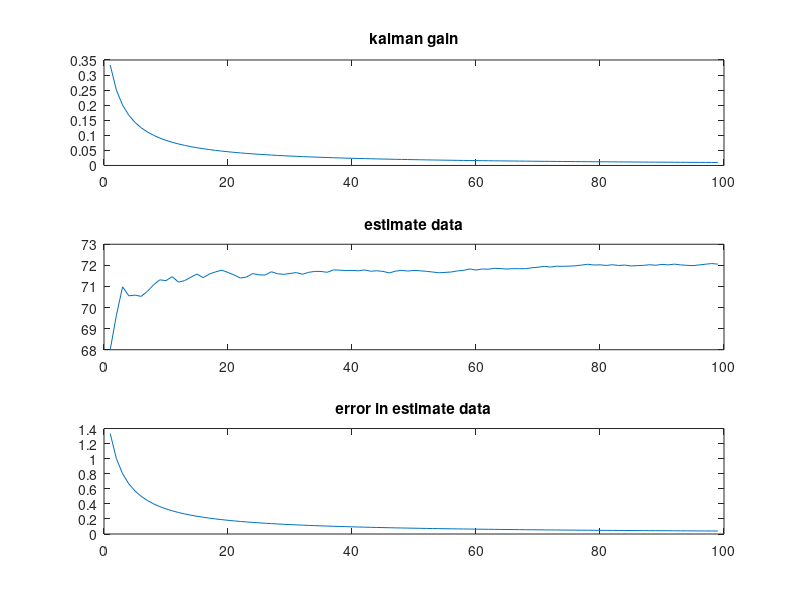

Recreate this plot in MATLAB.
clc
clear all
close all
true_value = 72;
estimate = 68;
error_est = 2;
error_mea = 4;
mea = zeros(100,1);

for i = 1: length(mea)
    mea(i) = true_value + (rand(1)-0.5) * 8;
end

for i = 1: length(mea) - 1
    KG = error_est/(error_est + error_mea);
    kalman_gain(i) = KG;
    estimate_data(i) = estimate;
    estimate = estimate + KG * (mea(i)-estimate);
    error_est  = (1 - KG) * error_est;
    error_est_data(i) = error_est;
end

figure
subplot(3,1,1)
plot(1:length(mea)-1,kalman_gain)
title("kalman gain")

subplot(3,1,2)
plot(1:length(mea)-1,estimate_data);
title("estimate data")

subplot(3,1,3)
plot(1:length(mea)-1,error_est_data)
title("error in estimate data")


